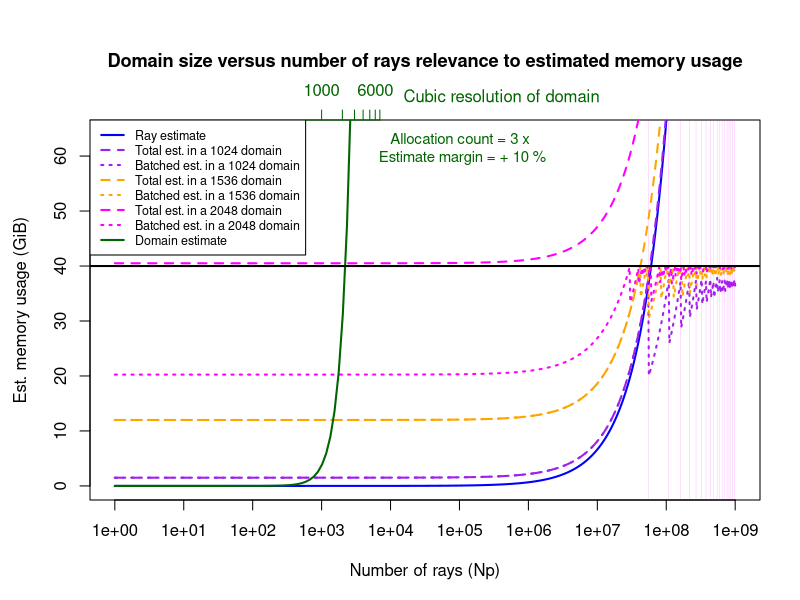

R code for this plot:
# Create a timestamp string
timestamp <- format(Sys.time(), "%Y%m%d-%H%M%S")
pdf_file <- paste0("domain_vs_rays", "_", timestamp, ".pdf")
#png_file <- paste0("domain_vs_rays", "_", timestamp, ".png") # fix as a png?

pdf(pdf_file, width = 8, height = 6)
par(mar = c(5, 4, 5, 2))  # Extra space at the top for 2nd x-axis

single_ray_estimate = 712
ray_estimate <- function(x, ray_size_bytes = single_ray_estimate) {
  (x * ray_size_bytes) / (1024 * 1024 * 1024) # Bytes to GiB
}

domain_estimate <- function(x, y, z) {
  (x / 1024) * (y / 1024) * (z / 1024) * (32 / 8)
}

leeway_factor_default = 1.1
allocation_count_default = 3

batcher_results <- function(dims, Np_vec, mem_available_gb = 40, leeway_factor = leeway_factor_default, ray_size_bytes = 712, allocation_count = allocation_count_default) {
  # Convert memory available to bytes
  mem_available <- mem_available_gb * (1024^3)

  # Predicted domain allocation (in bytes)
  predicted_domain_allocation <- domain_estimate(dims, dims, dims) * (1024^3)

  # Allocate result vector
  results <- numeric(length(Np_vec))

  for (i in seq_along(Np_vec)) {
    Np <- Np_vec[i]

    ray_memory_raw <- ray_size_bytes * Np

    ray_batch_count <- max(1, ceiling(ray_memory_raw * leeway_factor / mem_available))
    domain_region_count <- max(1, ceiling((predicted_domain_allocation * allocation_count) / (mem_available - ceiling(ray_memory_raw / ray_batch_count))))

    # Store result in GiB
    results[i] <- domain_estimate(dims, dims, dims %/% domain_region_count) * allocation_count + ray_estimate(Np %/% ray_batch_count, ray_size_bytes)
  }

  return(results)
}

x1 <- 10^seq(0, 9, length.out = 1000)
y1 <- ray_estimate(x1)

x2 <- 2^seq(0, log(4096 + 2048, base = 2), length.out = 64)
y2 <- domain_estimate(x2, x2, x2)

ylim_range <- range(c(y1, y2))
ylim_capped <- c(ylim_range[1], min(ylim_range[-1], 64))

# Main plot with base-10 log x-axis
# bottom, left, top, right
par(mar = c(5, 4.5, 6, 2))  # Increase top and left margin
plot(x1, y1, type = "l", col = "blue", lwd = 2,
     xlab = "Number of rays (Np)", ylab = "Est. memory usage (GiB)",
     main = "Domain size versus number of rays relevance to estimated memory usage",
     ylim = ylim_capped,
     log = "x", # base-10 log scale on x-axis
     cex.main = 1.1 # make main text slightly larger
)

find_peaks <- function(y, min_prominence = 0.45) {
  peak_indices <- which(diff(sign(diff(y))) == -2) + 1  # basic local maxima

  # Filter by prominence (height difference from neighbors)
  prominences <- pmin(y[peak_indices] - y[peak_indices - 1],
                      y[peak_indices] - y[peak_indices + 1])

  # Keep only peaks above prominence threshold
  peak_indices[prominences > min_prominence]
}

# Additional ray lines (same x scale, so log scale is automatic)
y1_512 <- y1 + domain_estimate(512, 512, 512) * allocation_count_default
y1_batched_512 <- batcher_results(512, x1)
lines(x1, y1_512, col = "purple", lwd = 2, lty = 2)
lines(x1, y1_batched_512, col = "purple", lwd = 2, lty = 3)

# Add vertical lines at each peak
peaks_512 <- find_peaks(y1_batched_512)
for (i in peaks_512) {
  # adjustcolor("purple", alpha.f = 0.3)
  abline(v = x1[i], col = rgb(1, 0, 1, alpha = 0.25), lwd = 0.5, lty = 1)
}

y1_1024 <- y1 + domain_estimate(1024, 1024, 1024) * allocation_count_default
lines(x1, y1_1024, col = "orange", lwd = 2, lty = 2)
lines(x1, batcher_results(1024, x1), col = "orange", lwd = 2, lty = 3)

y1_1536 <- y1 + domain_estimate(1536, 1536, 1536) * allocation_count_default
lines(x1, y1_1536, col = "magenta", lwd = 2, lty = 2)
lines(x1, batcher_results(1536, x1), col = "magenta", lwd = 2, lty = 3)
# Overlay second plot (domain estimate) without axes
par(new = TRUE)

plot(x2, y2, type = "l", col = "darkgreen", lwd = 2,
     axes = FALSE, xlab = "", ylab = "", main = "",
     log = "x",  # Important! match log10 scale of bottom axis
     xlim = range(x1),  # ensure x ranges match exactly
     ylim = ylim_capped  # same y limits
)

abline(h = 40, col = "black", lwd = 2, lty = 1)

axis(side = 3, at = pretty(x2), labels = pretty(x2), col = "darkgreen", col.axis = "darkgreen")

par(xpd = TRUE)
# par("usr")[4] represents the maximum height
text(x = 11000, y = par("usr")[4] + 4, labels = "Cubic resolution of domain", col = "darkgreen", pos = 4)
par(xpd = FALSE)

text(
  x = 110000,
  y = par("usr")[4] - 5,
  labels = paste("Allocation count =", allocation_count_default, "x \nEstimate margin = +", (leeway_factor_default - 1) * 100, "%"),
  col = "darkgreen",
  cex = 0.9
)

legend("topleft",
       legend = c("Ray estimate",
                  "Total est. in a 1024 domain", "Batched est. in a 1024 domain",
                  "Total est. in a 1536 domain", "Batched est. in a 1536 domain",
                  "Total est. in a 2048 domain", "Batched est. in a 2048 domain",
                  "Domain estimate"),
       col = c("blue", "purple", "purple", "orange", "orange", "magenta", "magenta", "darkgreen"),
       lty = c(1, 2, 3, 2, 3, 2, 3, 1), lwd = 2, cex = 0.75)

dev.off()
